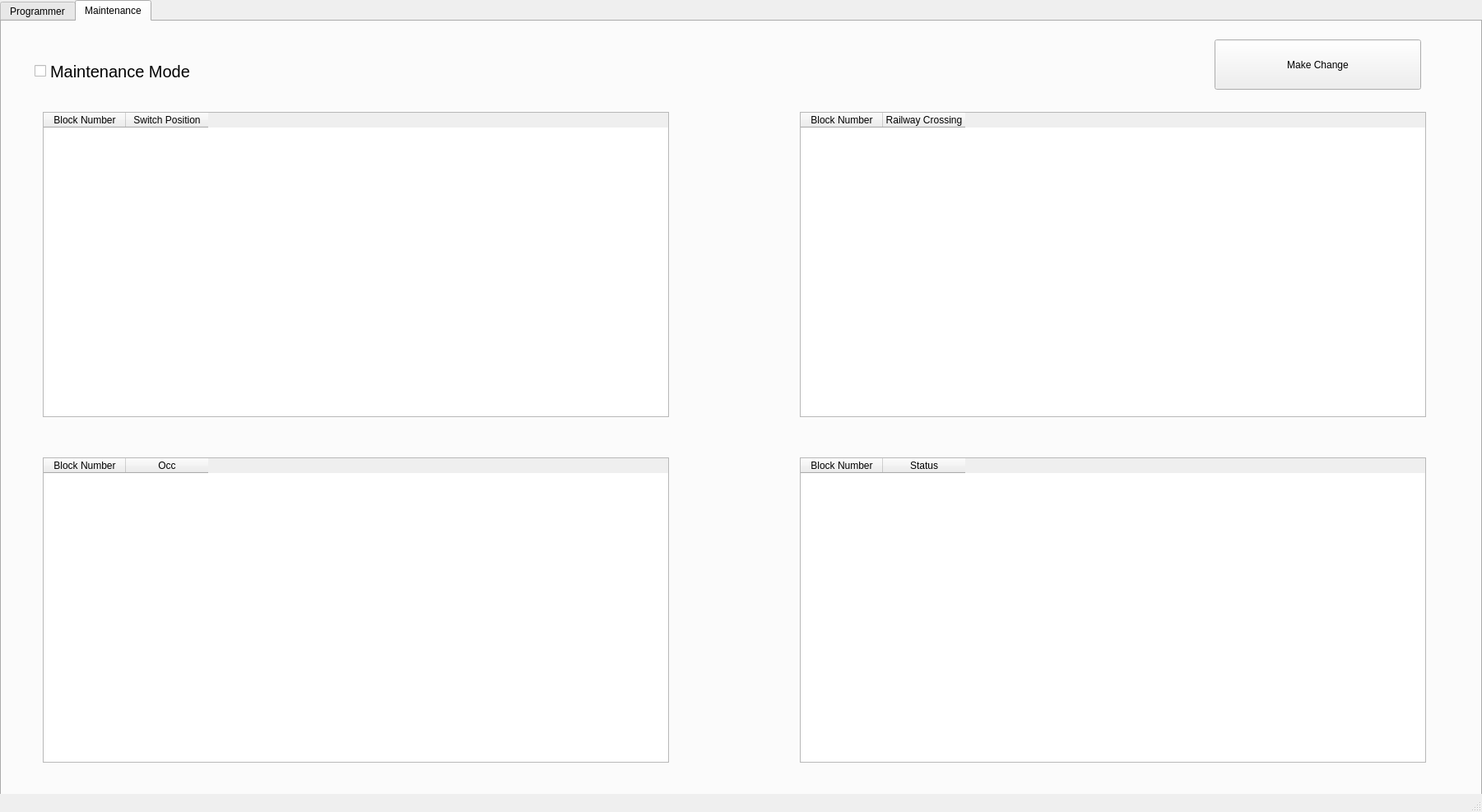
<?xml version="1.0" encoding="UTF-8"?>
<ui version="4.0">
 <class>MainWindow</class>
 <widget class="QMainWindow" name="MainWindow">
  <property name="geometry">
   <rect>
    <x>0</x>
    <y>0</y>
    <width>1801</width>
    <height>987</height>
   </rect>
  </property>
  <property name="windowTitle">
   <string>MainWindow</string>
  </property>
  <widget class="QWidget" name="centralwidget">
   <widget class="QTabWidget" name="ProgMainTabControl">
    <property name="geometry">
     <rect>
      <x>0</x>
      <y>0</y>
      <width>1801</width>
      <height>971</height>
     </rect>
    </property>
    <property name="currentIndex">
     <number>1</number>
    </property>
    <widget class="QWidget" name="ProgrammerTab">
     <attribute name="title">
      <string>Programmer</string>
     </attribute>
     <widget class="QTableWidget" name="SwitchPosTable">
      <property name="geometry">
       <rect>
        <x>1190</x>
        <y>0</y>
        <width>611</width>
        <height>331</height>
       </rect>
      </property>
      <property name="rowCount">
       <number>0</number>
      </property>
      <property name="columnCount">
       <number>2</number>
      </property>
      <column>
       <property name="text">
        <string>Block Number</string>
       </property>
      </column>
      <column>
       <property name="text">
        <string>Switch Position</string>
       </property>
      </column>
     </widget>
     <widget class="QTableWidget" name="RailwayCrossingTable">
      <property name="geometry">
       <rect>
        <x>1190</x>
        <y>330</y>
        <width>601</width>
        <height>281</height>
       </rect>
      </property>
      <property name="rowCount">
       <number>0</number>
      </property>
      <property name="columnCount">
       <number>2</number>
      </property>
      <column>
       <property name="text">
        <string>Block Number</string>
       </property>
      </column>
      <column>
       <property name="text">
        <string>Railway Crossing</string>
       </property>
      </column>
     </widget>
     <widget class="QTableWidget" name="LightColorTable">
      <property name="geometry">
       <rect>
        <x>1190</x>
        <y>610</y>
        <width>611</width>
        <height>311</height>
       </rect>
      </property>
      <property name="rowCount">
       <number>0</number>
      </property>
      <property name="columnCount">
       <number>2</number>
      </property>
      <column>
       <property name="text">
        <string>Block Number</string>
       </property>
      </column>
      <column>
       <property name="text">
        <string>Light Color</string>
       </property>
      </column>
     </widget>
     <widget class="QPushButton" name="UploadPLCButton">
      <property name="geometry">
       <rect>
        <x>20</x>
        <y>10</y>
        <width>281</width>
        <height>81</height>
       </rect>
      </property>
      <property name="text">
       <string>Upload PLC</string>
      </property>
     </widget>
     <widget class="QPushButton" name="TestPLCButton">
      <property name="geometry">
       <rect>
        <x>800</x>
        <y>10</y>
        <width>311</width>
        <height>81</height>
       </rect>
      </property>
      <property name="text">
       <string>Test PLC</string>
      </property>
     </widget>
     <widget class="QLabel" name="CurrentlyRunningLabel">
      <property name="geometry">
       <rect>
        <x>20</x>
        <y>100</y>
        <width>1151</width>
        <height>61</height>
       </rect>
      </property>
      <property name="font">
       <font>
        <pointsize>8</pointsize>
       </font>
      </property>
      <property name="text">
       <string>Currently Running:</string>
      </property>
     </widget>
     <widget class="QTextBrowser" name="PLCTextBrowser">
      <property name="geometry">
       <rect>
        <x>0</x>
        <y>160</y>
        <width>1171</width>
        <height>761</height>
       </rect>
      </property>
      <property name="html">
       <string>&lt;!DOCTYPE HTML PUBLIC &quot;-//W3C//DTD HTML 4.0//EN&quot; &quot;http://www.w3.org/TR/REC-html40/strict.dtd&quot;&gt;
&lt;html&gt;&lt;head&gt;&lt;meta name=&quot;qrichtext&quot; content=&quot;1&quot; /&gt;&lt;style type=&quot;text/css&quot;&gt;
p, li { white-space: pre-wrap; }
&lt;/style&gt;&lt;/head&gt;&lt;body style=&quot; font-family:'MS Shell Dlg 2'; font-size:8.1pt; font-weight:400; font-style:normal;&quot;&gt;
&lt;p style=&quot; margin-top:0px; margin-bottom:0px; margin-left:0px; margin-right:0px; -qt-block-indent:0; text-indent:0px;&quot;&gt;&lt;span style=&quot; font-size:8pt;&quot;&gt;IF &lt;/span&gt;L-2 &amp;amp; S-1 &amp;amp; R-5 {&lt;/p&gt;
&lt;p style=&quot; margin-top:0px; margin-bottom:0px; margin-left:0px; margin-right:0px; -qt-block-indent:0; text-indent:0px;&quot;&gt;R-4 = true&lt;/p&gt;
&lt;p style=&quot; margin-top:0px; margin-bottom:0px; margin-left:0px; margin-right:0px; -qt-block-indent:0; text-indent:0px;&quot;&gt;}&lt;/p&gt;&lt;/body&gt;&lt;/html&gt;</string>
      </property>
     </widget>
     <widget class="QLabel" name="ErrorBoxLabel">
      <property name="geometry">
       <rect>
        <x>316</x>
        <y>10</y>
        <width>461</width>
        <height>81</height>
       </rect>
      </property>
      <property name="text">
       <string/>
      </property>
     </widget>
    </widget>
    <widget class="QWidget" name="MaintenanceTab">
     <attribute name="title">
      <string>Maintenance</string>
     </attribute>
     <widget class="QCheckBox" name="maintenance_check_box">
      <property name="geometry">
       <rect>
        <x>40</x>
        <y>20</y>
        <width>501</width>
        <height>81</height>
       </rect>
      </property>
      <property name="font">
       <font>
        <pointsize>15</pointsize>
       </font>
      </property>
      <property name="text">
       <string>Maintenance Mode</string>
      </property>
     </widget>
     <widget class="QTableWidget" name="maint_SwitchPosTable">
      <property name="geometry">
       <rect>
        <x>50</x>
        <y>110</y>
        <width>761</width>
        <height>371</height>
       </rect>
      </property>
      <property name="rowCount">
       <number>0</number>
      </property>
      <property name="columnCount">
       <number>2</number>
      </property>
      <column>
       <property name="text">
        <string>Block Number</string>
       </property>
      </column>
      <column>
       <property name="text">
        <string>Switch Position</string>
       </property>
      </column>
     </widget>
     <widget class="QTableWidget" name="maint_RailwayCrossingTable">
      <property name="geometry">
       <rect>
        <x>970</x>
        <y>110</y>
        <width>761</width>
        <height>371</height>
       </rect>
      </property>
      <property name="rowCount">
       <number>0</number>
      </property>
      <property name="columnCount">
       <number>2</number>
      </property>
      <column>
       <property name="text">
        <string>Block Number</string>
       </property>
      </column>
      <column>
       <property name="text">
        <string>Railway Crossing</string>
       </property>
      </column>
     </widget>
     <widget class="QTableWidget" name="maint_LightColorTable">
      <property name="geometry">
       <rect>
        <x>50</x>
        <y>530</y>
        <width>761</width>
        <height>371</height>
       </rect>
      </property>
      <property name="rowCount">
       <number>0</number>
      </property>
      <property name="columnCount">
       <number>2</number>
      </property>
      <column>
       <property name="text">
        <string>Block Number</string>
       </property>
      </column>
      <column>
       <property name="text">
        <string>Light Color</string>
       </property>
      </column>
     </widget>
     <widget class="QTableWidget" name="maint_StatusTable">
      <property name="geometry">
       <rect>
        <x>970</x>
        <y>530</y>
        <width>761</width>
        <height>371</height>
       </rect>
      </property>
      <property name="rowCount">
       <number>0</number>
      </property>
      <property name="columnCount">
       <number>2</number>
      </property>
      <column>
       <property name="text">
        <string>Block Number</string>
       </property>
      </column>
      <column>
       <property name="text">
        <string>Status</string>
       </property>
      </column>
     </widget>
     <widget class="QPushButton" name="maint_make_change">
      <property name="geometry">
       <rect>
        <x>1474</x>
        <y>22</y>
        <width>251</width>
        <height>61</height>
       </rect>
      </property>
      <property name="text">
       <string>Make Change</string>
      </property>
     </widget>
     <widget class="QLabel" name="unsaved_changes_label">
      <property name="geometry">
       <rect>
        <x>700</x>
        <y>35</y>
        <width>761</width>
        <height>41</height>
       </rect>
      </property>
      <property name="text">
       <string/>
      </property>
     </widget>
     <widget class="QTableWidget" name="maint_Occ_table">
      <property name="geometry">
       <rect>
        <x>50</x>
        <y>530</y>
        <width>761</width>
        <height>371</height>
       </rect>
      </property>
      <property name="rowCount">
       <number>0</number>
      </property>
      <property name="columnCount">
       <number>2</number>
      </property>
      <column>
       <property name="text">
        <string>Block Number</string>
       </property>
      </column>
      <column>
       <property name="text">
        <string>Occ</string>
       </property>
      </column>
     </widget>
     <zorder>maint_LightColorTable</zorder>
     <zorder>maintenance_check_box</zorder>
     <zorder>maint_SwitchPosTable</zorder>
     <zorder>maint_RailwayCrossingTable</zorder>
     <zorder>maint_StatusTable</zorder>
     <zorder>maint_make_change</zorder>
     <zorder>unsaved_changes_label</zorder>
     <zorder>maint_Occ_table</zorder>
    </widget>
   </widget>
  </widget>
  <widget class="QStatusBar" name="statusbar"/>
 </widget>
 <resources/>
 <connections/>
</ui>
